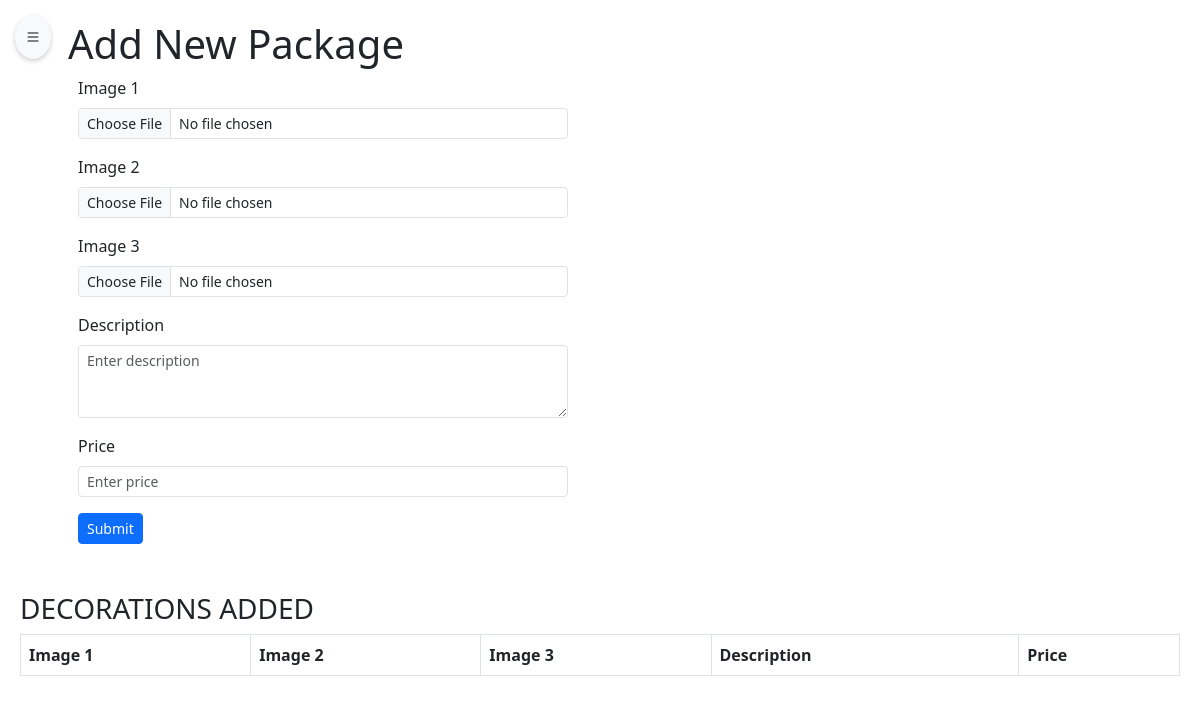
The page /adm_dec (signed in) on the database as committed earlier.
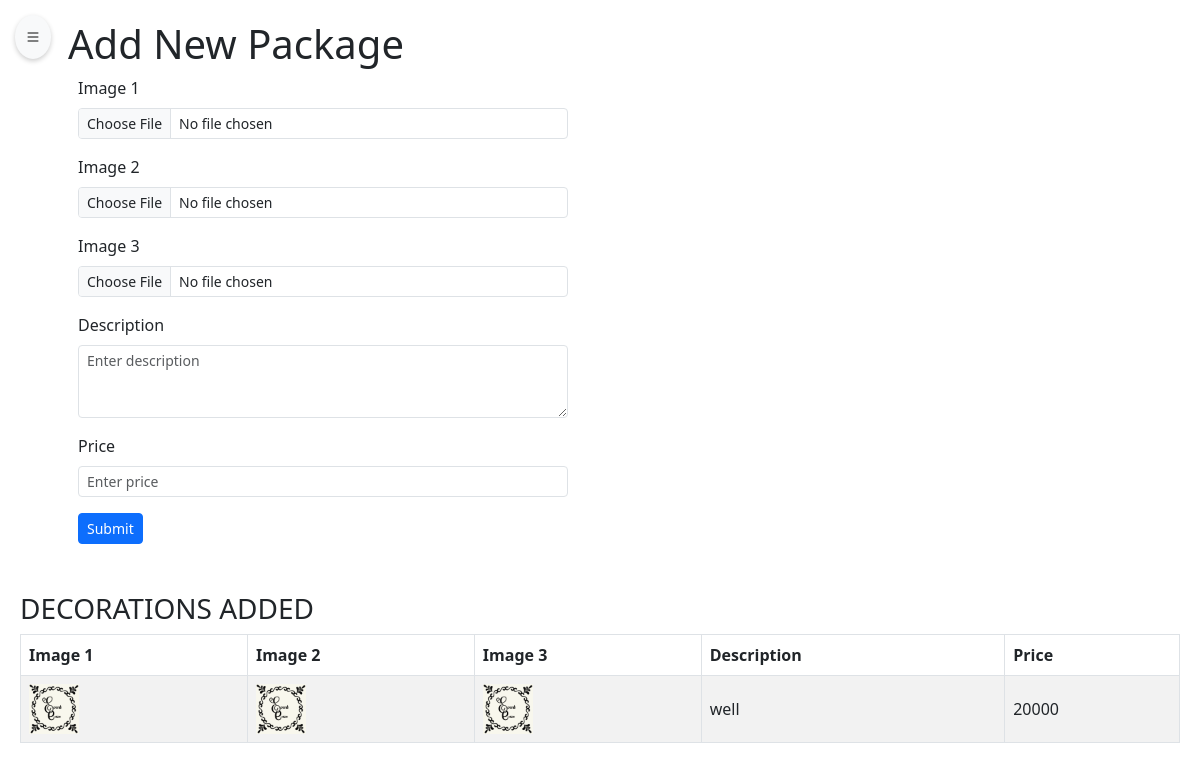
The same page on the database as committed later.
### app/models.py (models this page shows)
class Decorations(models.Model):
    img1=models.FileField()
    img2=models.FileField()
    img3=models.FileField()
    dis=models.TextField()
    price=models.IntegerField()

### app/views.py (the view, shortened to what this page needs)
# urls.py: path('adm_dec',views.adm_decr),
def adm_decr(req):
    if 'admin' in req.session:
        datas=Decorations.objects.all()
        return render(req,'admin/decorations.html',{'decorations':datas})
    else:
        return redirect(login)

### templates/admin/decorations.html (shortened to what this page needs)
<!DOCTYPE html>
<html lang="en">
<head>
    {% load static %}
  <link href="https://cdn.jsdelivr.net/npm/bootstrap@5.3.0/dist/css/bootstrap.min.css" rel="stylesheet">
  <link href="https://cdn.jsdelivr.net/npm/bootstrap-icons/font/bootstrap-icons.css" rel="stylesheet">
</head>
<body>
  <button class="toggle-btn" id="toggleSidebar">
    <i class="bi bi-list"></i>
  </button>
  <div class="main-content" id="mainContent">
    <h1 class="ms-5">Add New Package</h1>
    <div class="form-container ms-5">
      <form method="POST" enctype="multipart/form-data">
        <div class="mb-3">
          <label for="image1" class="form-label">Image 1</label>
          <input type="file" class="form-control form-control-sm" id="image1" name="image1">
        </div>
        <div class="mb-3">
          <label for="image2" class="form-label">Image 2</label>
          <input type="file" class="form-control form-control-sm" id="image2" name="image2">
        </div>
        <div class="mb-3">
          <label for="image3" class="form-label">Image 3</label>
          <input type="file" class="form-control form-control-sm" id="image3" name="image3">
        </div>
        <div class="mb-3">
          <label for="description" class="form-label">Description</label>
          <textarea class="form-control form-control-sm" id="description" name="description" rows="3" placeholder="Enter description"></textarea>
        </div>
        <div class="mb-3">
          <label for="price" class="form-label">Price</label>
          <input type="number" class="form-control form-control-sm" id="price" name="price" placeholder="Enter price">
        </div>
        <button type="submit" class="btn btn-primary btn-sm">Submit</button>
      </form>
    </div>
    <div class="table-container">
      <h3 class="mt-5">DECORATIONS ADDED</h3>
      <table class="table table-bordered table-striped">
        <thead>
          <tr>
            <th>Image 1</th>
            <th>Image 2</th>
            <th>Image 3</th>
            <th>Description</th>
            <th>Price</th>
          </tr>
        </thead>
        <tbody>
            {%for decoration in decorations%}
          <tr>
            <td><img src="{{decoration.img1.url}}" alt="Image 1" width="50"></td>
            <td><img src="{{decoration.img2.url}}" alt="Image 2" width="50"></td>
            <td><img src="{{decoration.img3.url}}" alt="Image 3" width="50"></td>
            <td>{{decoration.dis}}</td>
            <td>{{decoration.price}}</td>
          </tr>
          {% endfor%}
        </tbody>
      </table>
    </div>
  </div>
</body>
</html>

### templates/admin/decorations.html (style rules this page uses)
body { display: flex; min-height: 100vh; overflow-x: hidden; }
.main-content { padding: 20px; margin-left: 0; width: 100%; transition: margin-left 0.3s ease; }
.toggle-btn { position: fixed; top: 15px; left: 15px; z-index: 1000; background-color: #f8f9fa; border: none; padding: 10px; border-radius: 50%; box-shadow: 0 2px 5px rgba(0, 0, 0, 0.2); }
.form-container { max-width: 500px; margin: 0; }
.form-container form { margin-left: 10px; }
.table-container { margin-top: 40px; }
.table th, .table td { vertical-align: middle; }

Rows that differ between the two databases and show on the page:
added Decorations: img1 (picture), img2 (picture), img3 (picture), dis "well", price "20000"
